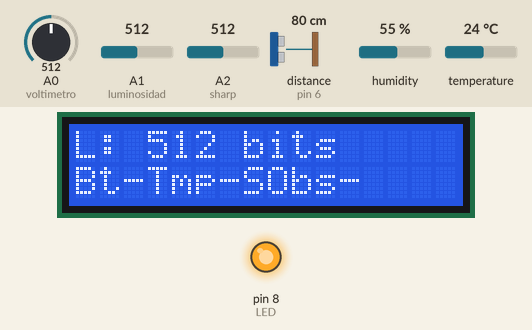
Bench run of a sketch on a simulated Arduino Uno, built with avr-gcc and run on an emulated ATmega328P. Shown: 16×2 character LCD, output pins drawn as LEDs (lit = HIGH). Wiring (inferred from the names in the program): ultrasonic range finder: trigger pin 7; echo pin 6. The test bench sets the inputs (shaded band); at power-on: distance to the obstacle (sensor on pin 6) 80 cm, temperature 24 °C, A0 (voltimetro) = 512, A1 (luminosidad) = 512, A2 (sharp) = 512, humidity 55 %. The echo pulse lasts 58.3 µs per cm; pins used as bus, display or sensor lines are not drawn; what the sketch prints to the serial monitor is not drawn.

Above: at 1.7 s.
1.8 s: distance to the obstacle (sensor on pin 6) set to 18 cm
3.9 s: distance to the obstacle (sensor on pin 6) set to 13 cm
At 5.1 s:
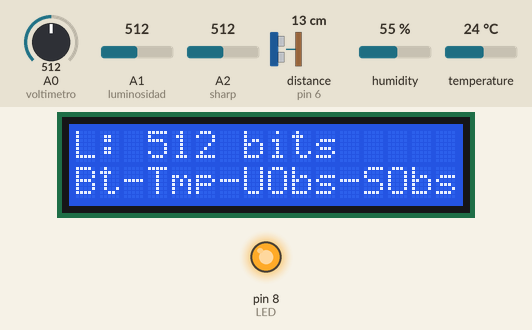
6.0 s: temperature set to 22 °C
8.5 s: temperature set to 19 °C
At 11.4 s:
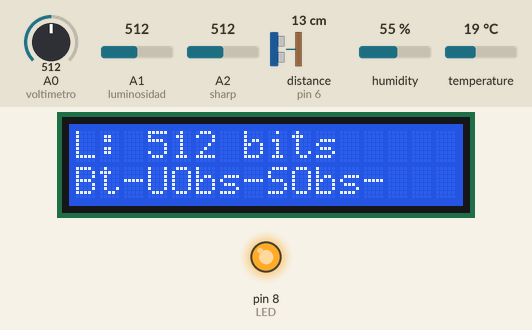
11.9 s: A0 (voltimetro) set to 670
14.7 s: A0 (voltimetro) set to 699
At 17.1 s:
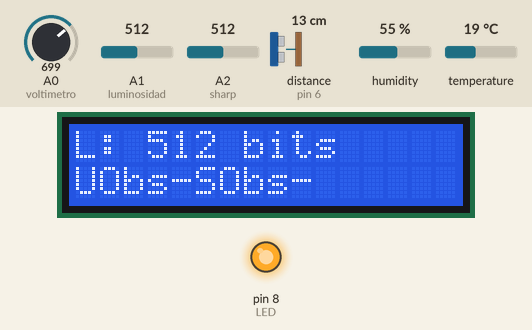
Timing chart, 0 to 18.6 s (numbered marks = the images above; inputs shaded):
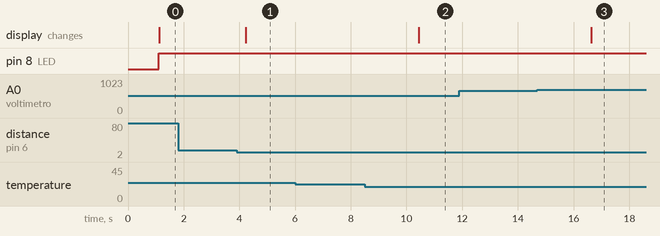

Measured:
- the behaviour switches between 16 and 15 cm on distance to the obstacle (sensor on pin 6) (found by bisection; images 0 and 1)
- the behaviour switches between 21 and 20 °C on temperature (found by bisection; images 1 and 2)
- the behaviour switches between 686 and 687 on A0 (voltimetro) (found by bisection; images 2 and 3)
- after the input at 1.8 s, every drawn part: stays the same
- after the input at 3.9 s, the display: changes after 0.33 s (image 1)
- after the input at 6.0 s, every drawn part: stays the same
- after the input at 8.5 s, the display: changes after 1.9 s (image 2)
- after the input at 11.9 s, every drawn part: stays the same
- after the input at 14.7 s, the display: changes after 1.9 s (image 3)

The sketch:

P6A6-Sensores.ino
```cpp
#include <Wire.h>
#include <LiquidCrystal_I2C.h>
#include "DHT.h"

#define LED 8
#define echo 6
#define trig 7
#define voltimetro A0
#define luminosidad A1
#define sharp A2

#define DHTPIN 10
#define DHTTYPE DHT11

DHT dht(DHTPIN, DHTTYPE);

int minV = 687;

int salidaVoltimetro;
int salidaLuminosidad;
float tempC;
float distanciaUltrasonico;
float distanciaSharp;

String resultadoLCD;
String errors[4] = {"Low Battery", "Overheating", "U_Obstacle", "S_Obstacle"};
String errorsShort[4] = {"Bt", "Tmp", "UObs", "SObs"};

LiquidCrystal_I2C lcd(0x27,16,2);

void setup() {
  Serial.begin(9600);

  dht.begin();

  lcd.init();
  lcd.backlight();

  pinMode(LED, OUTPUT);
  pinMode(trig, OUTPUT);
  pinMode(echo, INPUT);
}

void loop() {

  salidaVoltimetro = analogRead(voltimetro);
  salidaLuminosidad = analogRead(luminosidad);

  delay(1000);
  tempC = dht.readTemperature();

  // Checa distancia con sensor ultrasonico
  digitalWrite(trig, LOW);
  delayMicroseconds(2);
  digitalWrite(trig, HIGH);
  delayMicroseconds(10);
  digitalWrite(trig, LOW);
  long duracion = pulseIn(echo,HIGH);
  distanciaUltrasonico = duracion * 0.0343/2;

  // Checa distancia con sensor Sharp
  int sensor = analogRead(sharp);
  distanciaSharp = 1990*(pow(sensor, -0.921));

  // Serial.println(tempC);
  printResults();
  checarLimites();
  printLCD();
  delay(500);
}

void printLCD() {
  lcd.clear();

  lcd.setCursor(0,0);
  lcd.print("L: ");
  lcd.print(salidaLuminosidad);
  lcd.print(" bits");

  lcd.setCursor(0,1);
  lcd.print(resultadoLCD);
}

void checarLimites() {
  byte count = 0b0000;

  // Voltimetro
  if (salidaVoltimetro < minV) {
    bitWrite(count, 0, 1);
  }

  // Temperatura
  if (tempC > 20.0) {
    bitWrite(count, 1, 1);
  }

  // Sensor ultrasónico
  if (distanciaUltrasonico <= 15) {
    bitWrite(count, 2, 1);
  }

  // Sensor sharp
  if (distanciaSharp <= 15) {
    bitWrite(count, 3, 1);
  }

  resultadoLCD = "";
  if (count == 0b0000) {
    digitalWrite(LED, LOW);
    resultadoLCD = "";
  } else if ((count == 0b1000) or (count == 0b0100) or (count == 0b0010) or (count == 0b0001)) {
    digitalWrite(LED, HIGH);
    int index = int(log(count)/log(2));
    resultadoLCD = errors[index];
  } else {
    digitalWrite(LED, HIGH);
    for (int i = 0; i <= 3; i++) {
      if (bitRead(count, i) == 1) {
        resultadoLCD = resultadoLCD + errorsShort[i] + "-";
      }
    }
  }
}

void printResults() {
  Serial.print("V: ");
  Serial.print(salidaVoltimetro);
  Serial.print(" bits");

  Serial.print(" -- ");

  Serial.print("L: ");
  Serial.print(salidaLuminosidad);
  Serial.print(" bits");

  Serial.print(" -- ");

  Serial.print("T: ");
  Serial.print(tempC);
  Serial.print(" C");

  Serial.print(" -- ");

  Serial.print("DU: ");
  Serial.print(distanciaUltrasonico);
  Serial.print(" cm");

  Serial.print(" -- ");

  Serial.print("DS: ");
  Serial.print(distanciaSharp);
  Serial.println(" cm");
}
```
